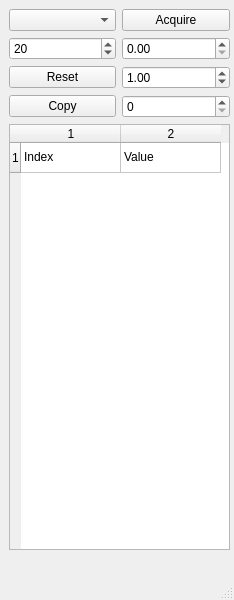
<?xml version="1.0" encoding="UTF-8"?>
<ui version="4.0">
 <class>MainWindow</class>
 <widget class="QMainWindow" name="MainWindow">
  <property name="geometry">
   <rect>
    <x>0</x>
    <y>0</y>
    <width>234</width>
    <height>600</height>
   </rect>
  </property>
  <property name="windowTitle">
   <string>Manual DAQ</string>
  </property>
  <widget class="QWidget" name="centralwidget">
   <widget class="QWidget" name="gridLayoutWidget">
    <property name="geometry">
     <rect>
      <x>9</x>
      <y>9</y>
      <width>221</width>
      <height>541</height>
     </rect>
    </property>
    <layout class="QGridLayout" name="gridLayout">
     <item row="0" column="1">
      <widget class="QPushButton" name="pushAcquire">
       <property name="toolTip">
        <string>Acquire data. Shortcut: Shift+Return</string>
       </property>
       <property name="text">
        <string>Acquire</string>
       </property>
       <property name="shortcut">
        <string>Shift+Return</string>
       </property>
      </widget>
     </item>
     <item row="1" column="0">
      <widget class="QSpinBox" name="spinAverages">
       <property name="toolTip">
        <string>Number of averages to take when acquiring</string>
       </property>
       <property name="value">
        <number>20</number>
       </property>
      </widget>
     </item>
     <item row="1" column="1">
      <widget class="QDoubleSpinBox" name="doubleSpinIndexStart">
       <property name="toolTip">
        <string>Start value of the index column when acquiring data</string>
       </property>
      </widget>
     </item>
     <item row="2" column="1">
      <widget class="QDoubleSpinBox" name="doubleSpinIndexStep">
       <property name="toolTip">
        <string>Step value of the index column when acquiring data</string>
       </property>
       <property name="value">
        <double>1.000000000000000</double>
       </property>
      </widget>
     </item>
     <item row="3" column="1">
      <widget class="QSpinBox" name="spinCurrentIndex">
       <property name="toolTip">
        <string>Current row to put data into</string>
       </property>
      </widget>
     </item>
     <item row="0" column="0">
      <widget class="QComboBox" name="comboLJInput">
       <property name="toolTip">
        <string>Select which LabJack input to use to acquire the data</string>
       </property>
      </widget>
     </item>
     <item row="4" column="0" colspan="2">
      <widget class="QTableWidget" name="tableData">
       <property name="rowCount">
        <number>1</number>
       </property>
       <property name="columnCount">
        <number>2</number>
       </property>
       <row/>
       <column/>
       <column/>
       <item row="0" column="0">
        <property name="text">
         <string>Index</string>
        </property>
       </item>
       <item row="0" column="1">
        <property name="text">
         <string>Value</string>
        </property>
       </item>
      </widget>
     </item>
     <item row="2" column="0">
      <widget class="QPushButton" name="pushReset">
       <property name="toolTip">
        <string>Reset the data and set the current index to zero</string>
       </property>
       <property name="text">
        <string>Reset</string>
       </property>
      </widget>
     </item>
     <item row="3" column="0">
      <widget class="QPushButton" name="pushCopy">
       <property name="toolTip">
        <string>Copy all data to clipboard. Shortcut Ctrl+Shift+C</string>
       </property>
       <property name="text">
        <string>Copy</string>
       </property>
       <property name="shortcut">
        <string>Ctrl+Shift+C</string>
       </property>
      </widget>
     </item>
    </layout>
   </widget>
  </widget>
  <widget class="QMenuBar" name="menubar">
   <property name="geometry">
    <rect>
     <x>0</x>
     <y>0</y>
     <width>234</width>
     <height>23</height>
    </rect>
   </property>
  </widget>
  <widget class="QStatusBar" name="statusbar"/>
 </widget>
 <resources/>
 <connections/>
</ui>
